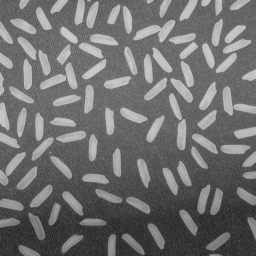
#> input picture images/rice.png, 256 x 256 px, found by its file name
$ python hist_equ.py
#> lines starting #> are read from the running program, lines starting #| are printed output that depends on the picture
# -*- coding: utf-8 -*-
"""
Created on Tue Jan 17 13:54:50 2017

@author: vbhaumik
"""

import cv2
import numpy as np
from matplotlib import pyplot as plt
img = cv2.imread('images/rice.png',0)
#> img is the input picture: shape (256, 256); min 40, max 204, mean 111.2
equ = cv2.equalizeHist(img)
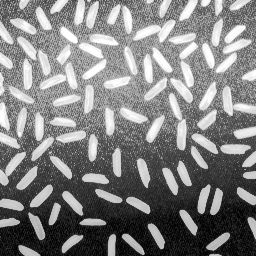
#> equ: shape (256, 256); min 0, max 255, mean 128.6
res = np.hstack((img,equ)) #stacking images side-by-side
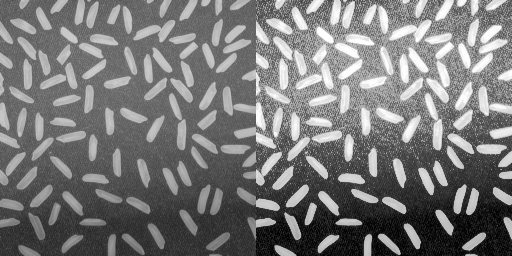
#> res: shape (256, 512); min 0, max 255, mean 119.9
cv2.imshow("img",res)

$ run again, with images/bag.png copied over images/rice.png
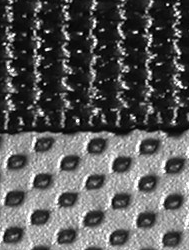
#> input picture images/bag.png, 189 x 250 px, found by its file name
#> img is the input picture: shape (250, 189); min 0, max 255, mean 89.3
#> `equ = cv2.equalizeHist(img)`:
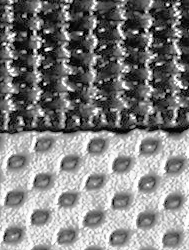
#> equ: shape (250, 189); min 0, max 255, mean 128.5
#> `res = np.hstack((img,equ))`:
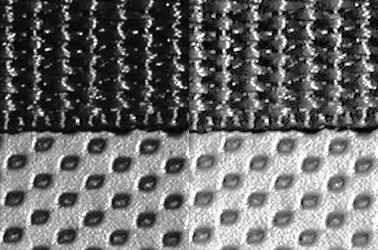
#> res: shape (250, 378); min 0, max 255, mean 108.9
